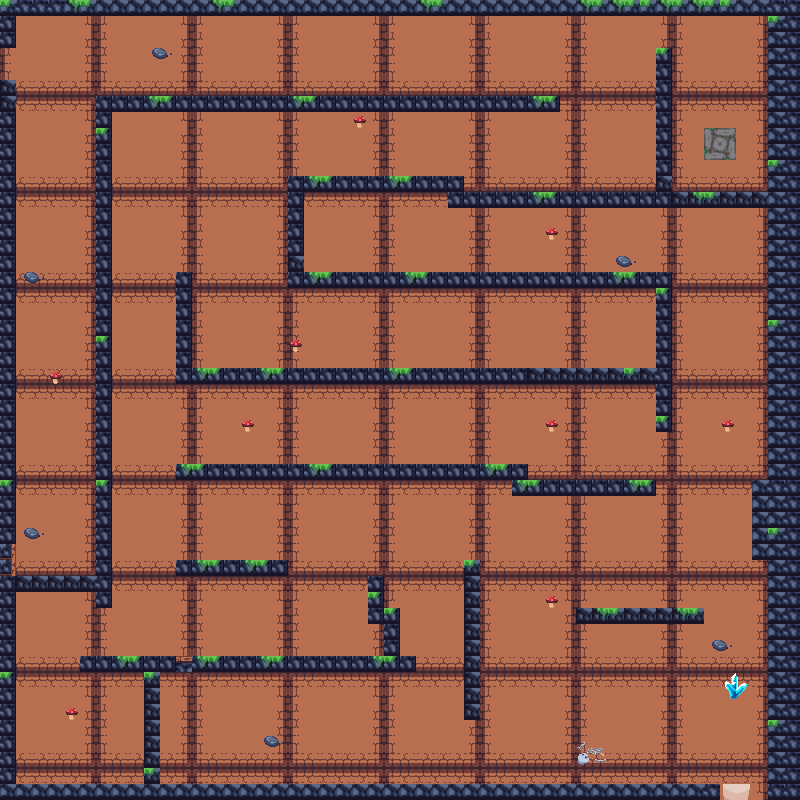

Below is a game level as drawn by its tile map, then a one-line description and the .tmx that defines it (tile-layer data replaced by summaries):
An orthogonal 50x50 tile map with 16x16 px tiles, 3 tile layers (floor, walls, elements), 4 tilesets and 106 objects (41x poison, 29x collision, spawn_world_lab, boss1_path1, boss1_path2, ...).

<map version="1.9" tiledversion="1.9.0" orientation="orthogonal" renderorder="right-down" width="50" height="50" tilewidth="16" tileheight="16" infinite="0" nextlayerid="5" nextobjectid="130">
 <tileset firstgid="1" source="donjon.tsx" />
 <tileset firstgid="257" source="donjon1.tsx" />
 <tileset firstgid="513" source="nature.tsx" />
 <tileset firstgid="1233" source="house.tsx" />
 <layer id="2" name="floor" width="50" height="50">
  <data>[2500 cells, 2500 non-empty, 36 distinct tile ids]</data>
 </layer>
 <layer id="3" name="walls" width="50" height="50">
  <data>[2500 cells, 513 non-empty, 7 distinct tile ids]</data>
 </layer>
 <layer id="1" name="elements" width="50" height="50">
  <data>[2500 cells, 135 non-empty, 21 distinct tile ids]</data>
 </layer>
 <objectgroup id="4" name="objects">
  <object id="1" name="collision" x="769.494" y="12.15" width="30.3333" height="773" />
  <object id="2" name="collision" x="14.8274" y="-2.18326" width="778.666" height="14.6667" />
  <object id="3" name="collision" x="656.463" y="48.4834" width="16.3636" height="142.575" />
  <object id="4" name="collision" x="0.160731" y="83.1501" width="14.6667" height="460.667" />
  <object id="5" name="collision" x="1.16073" y="785.15" width="717.667" height="14.3333" />
  <object id="6" name="collision" x="95.8274" y="95.1501" width="464" height="16" />
  <object id="7" name="collision" x="95.8274" y="110.816" width="16.3333" height="496" />
  <object id="8" name="collision" x="368.494" y="582.483" width="16" height="42" />
  <object id="9" name="collision" x="175.828" y="465.15" width="351" height="16.3334" />
  <object id="10" name="collision" x="511.827" y="479.484" width="142.667" height="15.3333" />
  <object id="11" name="collision" x="656.494" y="287.483" width="14.3334" height="143" />
  <object id="13" name="collision" x="177.494" y="561.817" width="110" height="13.3334" />
  <object id="14" name="collision" x="176.161" y="271.816" width="14.6667" height="110.334" />
  <object id="15" name="collision" x="191.494" y="368.817" width="464.667" height="13.3334" />
  <object id="16" name="collision" x="448.494" y="192.15" width="221.334" height="15" />
  <object id="17" name="collision" x="289.494" y="178.484" width="175.333" height="12.6667" />
  <object id="18" name="collision" x="288.828" y="188.817" width="14.6667" height="82" />
  <object id="20" name="collision" x="288.827" y="273.483" width="383" height="14.3333" />
  <object id="22" name="spawn_world_lab" x="686.494" y="724.817">
   <point />
  </object>
  <object id="23" name="collision" x="81.1604" y="657.15" width="335" height="13.3333" />
  <object id="24" name="collision" x="145.16" y="672.817" width="14.6667" height="110.667" />
  <object id="116" name="collision" x="0.827061" y="576.484" width="14.6667" height="208.333" />
  <object id="25" name="boss1_path1" x="512.182" y="512.182" width="15.6364" height="15.2727" />
  <object id="27" name="boss1_path2" x="512.364" y="704.545" width="15.8182" height="15.4545" />
  <object id="29" name="boss2_path1" x="321" y="495.5" width="15.75" height="16.75" />
  <object id="30" name="boss2_path2" x="319.75" y="591.167" width="15" height="16.75" />
  <object id="32" name="boss3_path1" x="447.875" y="416.25" width="16.375" height="15.625" />
  <object id="33" name="boss3_path2" x="128.182" y="416.091" width="16.0909" height="16" />
  <object id="34" name="boss4_path1" x="128.364" y="127.455" width="16.3636" height="17.2727" />
  <object id="35" name="boss4_path2" x="592.364" y="128.364" width="15.6364" height="15.6364" />
  <object id="36" name="boss4_path3" x="592.352" y="31.7614" width="15.2727" height="16.1818" />
  <object id="37" name="boss4_path4" x="64.2386" y="31.6364" width="15.6364" height="16.7273" />
  <object id="38" name="boss4_path5" x="64.3636" y="128.364" width="15.6364" height="15.6364" />
  <object id="39" name="boss4_path6" x="64.3636" y="431.818" width="15.4545" height="16" />
  <object id="40" name="boss4_path7" x="32.5455" y="432.364" width="15.8182" height="15.6364" />
  <object id="41" name="boss4_path8" x="32.6591" y="48.375" width="14.9091" height="15.8182" />
  <object id="42" name="boss4_path9" x="623.92" y="47.9318" width="16" height="16" />
  <object id="44" name="boss4_path10" x="624.727" y="159.636" width="15.0909" height="16.3636" />
  <object id="45" name="boss4_path11" x="496.909" y="160.182" width="14.9091" height="15.6364" />
  <object id="46" name="boss4_path12" x="496.545" y="128.545" width="15.4545" height="15.4545" />
  <object id="47" name="boss4_path13" x="240.364" y="127.818" width="15.6364" height="16.3636" />
  <object id="48" name="boss4_path14" x="240.364" y="208.182" width="15.4545" height="16" />
  <object id="50" name="boss4_path15" x="127.818" y="208.182" width="16.3636" height="15.8182" />
  <object id="51" name="collision" x="465.667" y="562" width="14" height="157" />
  <object id="52" name="collision" x="386" y="608" width="14" height="47.3333" />
  <object id="53" name="collision" x="16.3333" y="577" width="78" height="14" />
  <object id="54" name="collision" x="753.333" y="481" width="14.6667" height="79.3333" />
  <object id="55" name="collision" x="671.909" y="190.818" width="96.0909" height="16.1818" />
  <object id="56" x="825" y="140" />
  <object id="57" name="boss2_path3" x="128.667" y="592.333" width="16" height="15" />
  <object id="58" name="boss2_path4" x="128.667" y="495.667" width="15.3333" height="16" />
  <object id="60" name="collision" x="579.333" y="607.333" width="124" height="14.6667" />
  <object id="61" name="life" x="704.727" y="127.818" width="31.0909" height="32.3636" />
  <object id="62" name="collision" x="724" y="678" width="19.3333" height="18.6667" />
  <object id="66" name="boss6_path1" x="688.5" y="224.125" width="15.25" height="16" />
  <object id="69" name="boss6_path2" x="688.063" y="447.938" width="16" height="16.0625" />
  <object id="70" name="boss6_path3" x="720.25" y="447.625" width="15.75" height="16.125" />
  <object id="71" name="boss6_path4" x="720.182" y="224" width="15.6364" height="15.8182" />
  <object id="78" name="poison" x="150" y="91.6667" width="21.3333" height="9.33333" />
  <object id="79" name="poison" x="295" y="91.6667" width="21.3333" height="9.33333" />
  <object id="80" name="poison" x="309.667" y="172" width="21.3333" height="9.33333" />
  <object id="81" name="poison" x="390.667" y="173" width="21.3333" height="9.33333" />
  <object id="82" name="poison" x="535.333" y="187.667" width="21.3333" height="9.33333" />
  <object id="90" name="poison" x="613" y="269.667" width="21.3333" height="9.33333" />
  <object id="91" name="poison" x="613" y="269.667" width="21.3333" height="9.33333" />
  <object id="96" name="poison" x="405" y="268.667" width="21.3333" height="9.33333" />
  <object id="97" name="poison" x="309.667" y="267.667" width="21.3333" height="9.33333" />
  <object id="98" name="poison" x="391.667" y="366" width="21.3333" height="9.33333" />
  <object id="99" name="poison" x="487.333" y="462" width="21.3333" height="9.33333" />
  <object id="100" name="poison" x="487.333" y="462" width="21.3333" height="9.33333" />
  <object id="101" name="poison" x="309.667" y="461.333" width="21.3333" height="9.33333" />
  <object id="102" name="poison" x="179.333" y="461" width="21.3333" height="9.33333" />
  <object id="103" name="poison" x="198" y="365.667" width="21.3333" height="9.33333" />
  <object id="105" name="poison" x="89.6667" y="335.333" width="21.3333" height="9.33333" />
  <object id="106" name="poison" x="88.3333" y="478.667" width="21.3333" height="9.33333" />
  <object id="107" name="poison" x="199" y="558.333" width="21.3333" height="9.33333" />
  <object id="108" name="poison" x="247.667" y="556.333" width="21.3333" height="9.33333" />
  </objectgroup>
</map>
<!-- 29 of 106 objects omitted -->
